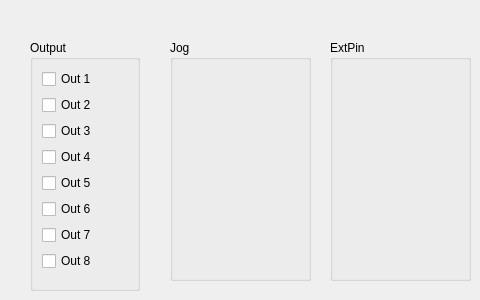
     <widget class="QWidget" name="tab">
      <attribute name="title">
       <string>I/O</string>
      </attribute>
      <widget class="QGroupBox" name="groupBox">
       <property name="geometry">
        <rect>
         <x>30</x>
         <y>40</y>
         <width>110</width>
         <height>251</height>
        </rect>
       </property>
       <property name="title">
        <string>Output</string>
       </property>
       <layout class="QGridLayout" name="gridLayout_11">
        <item row="4" column="0">
         <widget class="QCheckBox" name="checkBox_7">
          <property name="text">
           <string>Out 5</string>
          </property>
         </widget>
        </item>
        <item row="7" column="0">
         <widget class="QCheckBox" name="checkBox_2">
          <property name="text">
           <string>Out 8</string>
          </property>
         </widget>
        </item>
        <item row="0" column="0">
         <widget class="QCheckBox" name="checkBox">
          <property name="text">
           <string>Out 1</string>
          </property>
         </widget>
        </item>
        <item row="1" column="0">
         <widget class="QCheckBox" name="checkBox_3">
          <property name="text">
           <string>Out 2</string>
          </property>
         </widget>
        </item>
        <item row="2" column="0">
         <widget class="QCheckBox" name="checkBox_5">
          <property name="text">
           <string>Out 3</string>
          </property>
         </widget>
        </item>
        <item row="6" column="0">
         <widget class="QCheckBox" name="checkBox_4">
          <property name="text">
           <string>Out 7</string>
          </property>
         </widget>
        </item>
        <item row="3" column="0">
         <widget class="QCheckBox" name="checkBox_6">
          <property name="text">
           <string>Out 4</string>
          </property>
         </widget>
        </item>
        <item row="5" column="0">
         <widget class="QCheckBox" name="checkBox_8">
          <property name="text">
           <string>Out 6</string>
          </property>
         </widget>
        </item>
       </layout>
      </widget>
      <widget class="QGroupBox" name="groupBox_2">
       <property name="geometry">
        <rect>
         <x>170</x>
         <y>40</y>
         <width>141</width>
         <height>241</height>
        </rect>
       </property>
       <property name="title">
        <string>Jog</string>
       </property>
      </widget>
      <widget class="QGroupBox" name="groupBox_3">
       <property name="geometry">
        <rect>
         <x>330</x>
         <y>40</y>
         <width>141</width>
         <height>241</height>
        </rect>
       </property>
       <property name="title">
        <string>ExtPin</string>
       </property>
      </widget>
     </widget>
